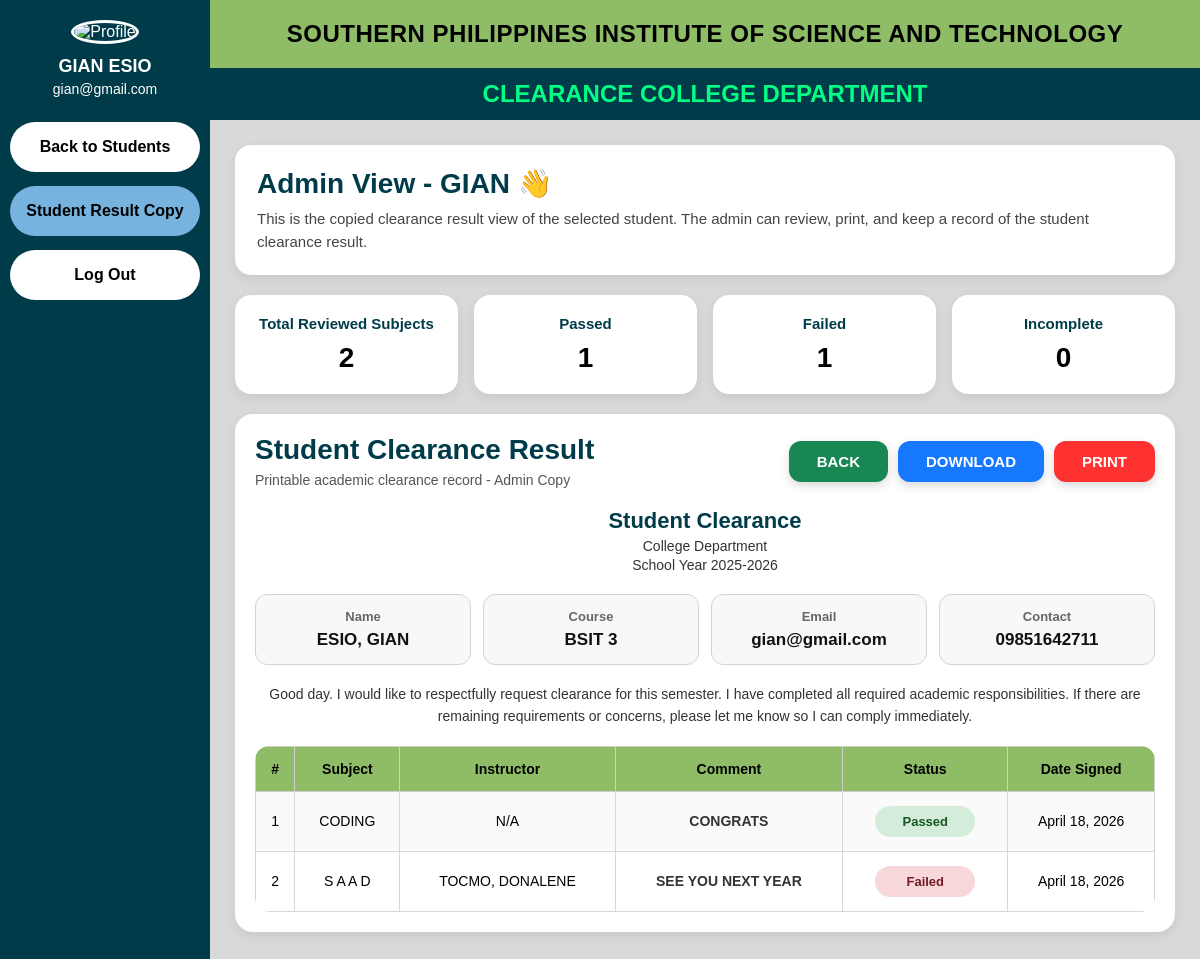
Screenshot of /clearance_system/dashboard/view_user.php?id=19 (signed in) with the database file from the repository.
### tables this page shows
CREATE TABLE `users` (
  `id` int(11) NOT NULL,
  `firstname` varchar(100) DEFAULT NULL,
  `lastname` varchar(100) DEFAULT NULL,
  `email` varchar(100) DEFAULT NULL,
  `contact_number` varchar(20) DEFAULT NULL,
  `password` varchar(255) DEFAULT NULL,
  `role` enum('student','teacher') DEFAULT NULL,
  `course` varchar(50) DEFAULT NULL,
  `profile_photo` varchar(255) DEFAULT NULL,
  `is_deleted` tinyint(1) NOT NULL DEFAULT 0,
  `deleted_at` datetime DEFAULT NULL
);

CREATE TABLE `class_requests` (
  `id` int(11) NOT NULL,
  `class_id` int(11) NOT NULL,
  `student_id` int(11) NOT NULL,
  `subject` varchar(100) NOT NULL,
  `status` varchar(50) DEFAULT 'Requesting',
  `result` varchar(50) DEFAULT '',
  `comment` text DEFAULT NULL,
  `date_signed` date DEFAULT NULL,
  `created_at` timestamp NOT NULL DEFAULT current_timestamp()
);

### clearance_system/dashboard/view_user.php (the view, shortened to what this page needs)
<?php
include("../config/db.php");
$student_id = intval($_GET['id']);
$user_stmt = $conn->prepare("SELECT firstname, lastname, email, contact_number, course, profile_photo FROM users WHERE id = ? AND role = 'student'");
$user_stmt->bind_param("i", $student_id);
$user_stmt->execute();
$user = $user_stmt->get_result()->fetch_assoc();
$default_photo = "../assets/southern.png";
if (!empty($user['profile_photo']) && file_exists("../assets/uploads/profile/" . $user['profile_photo'])) {
    $photo = "../assets/uploads/profile/" . $user['profile_photo'];
} else {
    $photo = $default_photo;
}
$stmt = $conn->prepare("
    SELECT
        cr.subject,
        cr.result,
        cr.comment,
        cr.date_signed,
        CONCAT(u.lastname, ', ', u.firstname) AS instructor_name
    FROM class_requests cr
    LEFT JOIN teacher_classes tc ON cr.class_id = tc.id
    LEFT JOIN users u ON tc.teacher_id = u.id
    WHERE cr.student_id = ? AND cr.status = 'Reviewed'
    ORDER BY cr.id DESC
");
$stmt->bind_param("i", $student_id);
$stmt->execute();
$result = $stmt->get_result();
$total_subjects = 0;
$total_passed = 0;
$total_failed = 0;
$total_incomplete = 0;
$rows = [];
while ($row = $result->fetch_assoc()) {
    $rows[] = $row;
    $total_subjects++;
    if ($row['result'] === 'Passed') {
        $total_passed++;
    } elseif ($row['result'] === 'Failed') {
        $total_failed++;
    } elseif ($row['result'] === 'Incomplete') {
        $total_incomplete++;
    }
}
?>
<!DOCTYPE html>
<html lang="en">
<head>
</head>
<body>
<div class="wrapper">
    <div class="sidebar">
        <img src="<?php echo $photo; ?>" alt="Profile" class="profile-img" onerror="this.src='../assets/southern.png';">
        <h3><?php echo htmlspecialchars($user['firstname'] . ' ' . $user['lastname']); ?></h3>
        <p><?php echo htmlspecialchars($user['email']); ?></p>
        <a href="admin.php?view=students">Back to Students</a>
        <a href="#" class="active">Student Result Copy</a>
        <a href="../auth/logout.php">Log Out</a>
    </div>
    <div class="main-content">
        <div class="top-header">
            SOUTHERN PHILIPPINES INSTITUTE OF SCIENCE AND TECHNOLOGY
        </div>
        <div class="sub-header">
            CLEARANCE COLLEGE DEPARTMENT
        </div>
        <div class="content">
            <div class="welcome-box">
                <h2>Admin View - <?php echo htmlspecialchars($user['firstname']); ?> 👋</h2>
                <p>
                    This is the copied clearance result view of the selected student. The admin can review, print, and keep a record of the student clearance result.
                </p>
            </div>
            <div class="stats-grid">
                <div class="stat-card">
                    <h4>Total Reviewed Subjects</h4>
                    <div class="number"><?php echo $total_subjects; ?></div>
                </div>
                <div class="stat-card">
                    <h4>Passed</h4>
                    <div class="number"><?php echo $total_passed; ?></div>
                </div>
                <div class="stat-card">
                    <h4>Failed</h4>
                    <div class="number"><?php echo $total_failed; ?></div>
                </div>
                <div class="stat-card">
                    <h4>Incomplete</h4>
                    <div class="number"><?php echo $total_incomplete; ?></div>
                </div>
            </div>
            <div class="card">
                <div class="card-header">
                    <div class="card-title">
                        <h3>Student Clearance Result</h3>
                        <p>Printable academic clearance record - Admin Copy</p>
                    </div>
                    <div class="action-buttons">
                        <a href="admin.php?view=students" class="back-btn">BACK</a>
                        <button class="download-btn" onclick="downloadAsImage()">DOWNLOAD</button>
                        <button class="print-btn" onclick="window.print()">PRINT</button>
                    </div>
                </div>
                <div class="clearance-head">
                    <div class="main">Student Clearance</div>
                    <div class="small">College Department</div>
                    <div class="small">School Year 2025-2026</div>
                </div>
                <div class="info-grid">
                    <div class="info-box">
                        <label>Name</label>
                        <span><?php echo htmlspecialchars($user['lastname'] . ', ' . $user['firstname']); ?></span>
                    </div>
                    <div class="info-box">
                        <label>Course</label>
                        <span><?php echo htmlspecialchars($user['course']); ?></span>
                    </div>
                    <div class="info-box">
                        <label>Email</label>
                        <span><?php echo htmlspecialchars($user['email']); ?></span>
                    </div>
                    <div class="info-box">
                        <label>Contact</label>
                        <span><?php echo htmlspecialchars($user['contact_number']); ?></span>
                    </div>
                </div>
                <div class="request-text">
                    Good day. I would like to respectfully request clearance for this semester.
                    I have completed all required academic responsibilities. If there are remaining
                    requirements or concerns, please let me know so I can comply immediately.
                </div>
                <div class="table-wrap">
                    <table>
                        <tr>
                            <th>#</th>
                            <th>Subject</th>
                            <th>Instructor</th>
                            <th>Comment</th>
                            <th>Status</th>
                            <th>Date Signed</th>
                        </tr>
                        <?php if (count($rows) > 0): ?>
                            <?php foreach ($rows as $index => $row): ?>
                                <?php
                                $badgeClass = 'status-passed';
                                if ($row['result'] === 'Failed') {
                                    $badgeClass = 'status-failed';
                                } elseif ($row['result'] === 'Incomplete') {
                                    $badgeClass = 'status-incomplete';
                                }
                                ?>
                                <tr>
                                    <td><?php echo $index + 1; ?></td>
                                    <td><?php echo htmlspecialchars($row['subject']); ?></td>
                                    <td><?php echo htmlspecialchars($row['instructor_name'] ?: 'N/A'); ?></td>
                                    <td class="comment-text"><?php echo htmlspecialchars($row['comment']); ?></td>
                                    <td>
                                        <span class="status-badge <?php echo $badgeClass; ?>">
                                            <?php echo htmlspecialchars($row['result']); ?>
                                        </span>
                                    </td>
                                    <td>
                                        <?php
                                        echo !empty($row['date_signed'])
                                            ? date("F d, Y", strtotime($row['date_signed']))
                                            : 'N/A';
                                        ?>
                                    </td>
                                </tr>
                            <?php endforeach; ?>
                        <?php else: ?>
                            <tr>
                                <td colspan="6" class="empty-state">No reviewed results yet.</td>
                            </tr>
                        <?php endif; ?>
                    </table>
                </div>
            </div>
        </div>
    </div>
</div>
</body>
</html>

### clearance_system/dashboard/view_user.php (style rules this page uses)
* { margin:0; padding:0; box-sizing:border-box; font-family:Arial, sans-serif; }
body { background:#d9d9d9; }
.wrapper { display:flex; min-height:100vh; }
.sidebar { width:210px; background:#003b49; color:white; padding:20px 10px; text-align:center; }
.profile-img { width:90px; height:90px; border-radius:50%; object-fit:cover; border:3px solid #fff; margin-bottom:12px; }
.sidebar h3 { font-size:18px; margin-bottom:4px; }
.sidebar p { font-size:14px; margin-bottom:25px; word-break:break-word; }
.sidebar a { display:block; text-decoration:none; background:#fff; color:#000; padding:16px; border-radius:30px; margin:14px 0; font-weight:bold; font-size:16px; text-align:center; transition:0.2s ease; }
.sidebar a.active { background:#76b3de; }
.main-content { flex:1; }
.top-header { background:#8fbc67; text-align:center; padding:20px 10px; font-size:24px; font-weight:bold; text-transform:uppercase; letter-spacing:0.5px; }
.sub-header { background:#003b49; color:#00ff84; text-align:center; padding:12px 10px; font-size:24px; font-weight:bold; text-transform:uppercase; }
.content { padding:25px; }
.welcome-box { background:#fff; border-radius:16px; padding:22px; margin-bottom:20px; box-shadow:0 4px 12px rgba(0,0,0,0.08); }
.welcome-box h2 { color:#003b49; margin-bottom:8px; font-size:28px; }
.welcome-box p { color:#444; font-size:15px; line-height:1.5; }
.stats-grid { display:grid; grid-template-columns:repeat(4, 1fr); gap:16px; margin-bottom:20px; }
.stat-card { background:#fff; border-radius:16px; padding:20px; box-shadow:0 4px 12px rgba(0,0,0,0.08); text-align:center; }
.stat-card h4 { color:#003b49; font-size:15px; margin-bottom:10px; }
.stat-card .number { font-size:28px; font-weight:bold; }
.card { background:#fff; border-radius:18px; padding:20px; box-shadow:0 4px 12px rgba(0,0,0,0.08); margin-bottom:20px; }
.card-header { display:flex; justify-content:space-between; align-items:center; gap:15px; margin-bottom:18px; flex-wrap:wrap; }
.card-title h3 { color:#003b49; font-size:28px; margin-bottom:6px; }
.card-title p { color:#555; font-size:14px; }
.action-buttons { display:flex; gap:10px; flex-wrap:wrap; }
.print-btn, .download-btn, .back-btn { color:#fff; border:none; padding:12px 28px; font-weight:bold; border-radius:12px; cursor:pointer; font-size:15px; box-shadow:0 4px 10px rgba(0,0,0,0.15); transition:0.2s ease; text-decoration:none; display:inline-block; }
.print-btn { background:#ff3131; }
.download-btn { background:#1677ff; }
.back-btn { background:#198754; }
.clearance-head { text-align:center; margin-bottom:18px; line-height:1.4; }
.clearance-head .small { font-size:14px; color:#333; }
.clearance-head .main { font-size:22px; font-weight:bold; color:#003b49; }
.info-grid { display:grid; grid-template-columns:repeat(4, 1fr); gap:12px; margin-bottom:18px; }
.info-box { border:1px solid #d4d4d4; border-radius:12px; background:#f8f8f8; padding:14px; text-align:center; }
.info-box label { display:block; font-size:13px; color:#666; margin-bottom:6px; font-weight:bold; }
.info-box span { font-size:17px; color:#111; font-weight:bold; word-break:break-word; }
.request-text { text-align:center; font-size:14px; color:#333; line-height:1.6; margin:8px 0 18px; padding:0 10px; }
.table-wrap { overflow-x:auto; border-radius:14px; }
table { width:100%; border-collapse:collapse; overflow:hidden; border-radius:14px; }
table th { background:#8fbc67; color:#000; padding:14px 10px; font-size:14px; border:1px solid #cfcfcf; }
table td { padding:14px 10px; text-align:center; border:1px solid #d8d8d8; background:#fff; font-size:14px; }
table tr:nth-child(even) td { background:#fafafa; }
.status-badge { display:inline-block; min-width:100px; padding:8px 14px; border-radius:20px; font-weight:bold; font-size:13px; }
.status-passed { background:#d4edda; color:#155724; }
.status-failed { background:#f8d7da; color:#721c24; }
.comment-text { font-weight:600; color:#333; }

### rows the page displays
users: firstname+lastname "GIAN ESIO", email "gian@gmail.com", firstname "GIAN", lastname+firstname "ESIO, GIAN", course "BSIT 3", contact_number "09851642711"
class_requests: subject "CODING", instructor_name "N/A", comment "CONGRATS", result "Passed", date_signed "April 18, 2026"
class_requests: subject "S A A D", instructor_name "TOCMO, DONALENE", comment "SEE YOU NEXT YEAR", result "Failed", date_signed "April 18, 2026"

### other values shown
$total_subjects "2"
$total_passed "1"
$total_failed "1"
$total_incomplete "0"
